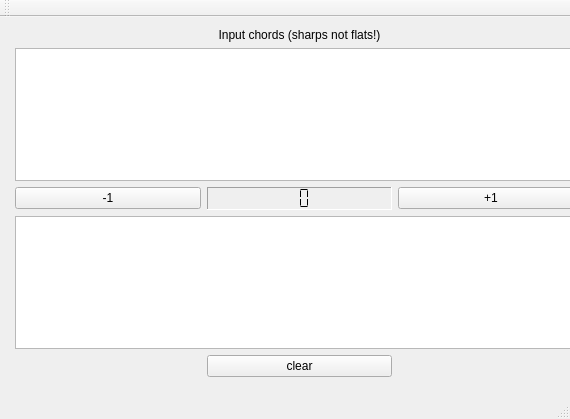
<?xml version="1.0" encoding="UTF-8"?>
<ui version="4.0">
 <class>ChordConverterClass</class>
 <widget class="QMainWindow" name="ChordConverterClass">
  <property name="geometry">
   <rect>
    <x>0</x>
    <y>0</y>
    <width>570</width>
    <height>419</height>
   </rect>
  </property>
  <property name="windowTitle">
   <string>ChordConverter</string>
  </property>
  <widget class="QWidget" name="centralWidget">
   <widget class="QWidget" name="verticalLayoutWidget">
    <property name="geometry">
     <rect>
      <x>4</x>
      <y>0</y>
      <width>591</width>
      <height>371</height>
     </rect>
    </property>
    <layout class="QVBoxLayout" name="verticalLayout_2">
     <item>
      <layout class="QGridLayout" name="gridLayout">
       <item row="0" column="1">
        <widget class="QLabel" name="label">
         <property name="text">
          <string>Input chords (sharps not flats!)</string>
         </property>
         <property name="alignment">
          <set>Qt::AlignCenter</set>
         </property>
        </widget>
       </item>
       <item row="4" column="2">
        <widget class="QPushButton" name="upButton">
         <property name="text">
          <string>+1</string>
         </property>
        </widget>
       </item>
       <item row="4" column="0">
        <widget class="QPushButton" name="downButton">
         <property name="text">
          <string>-1</string>
         </property>
        </widget>
       </item>
       <item row="1" column="0" colspan="3">
        <widget class="QTextEdit" name="inputWindow">
         <property name="font">
          <font>
           <pointsize>12</pointsize>
           <weight>75</weight>
           <bold>true</bold>
          </font>
         </property>
        </widget>
       </item>
       <item row="4" column="1">
        <widget class="QLCDNumber" name="lcdDisplay">
         <property name="font">
          <font>
           <pointsize>16</pointsize>
           <weight>75</weight>
           <bold>true</bold>
          </font>
         </property>
         <property name="autoFillBackground">
          <bool>true</bool>
         </property>
         <property name="frameShape">
          <enum>QFrame::Panel</enum>
         </property>
         <property name="frameShadow">
          <enum>QFrame::Sunken</enum>
         </property>
         <property name="lineWidth">
          <number>1</number>
         </property>
         <property name="smallDecimalPoint">
          <bool>true</bool>
         </property>
         <property name="digitCount">
          <number>2</number>
         </property>
         <property name="segmentStyle">
          <enum>QLCDNumber::Flat</enum>
         </property>
         <property name="value" stdset="0">
          <double>0.000000000000000</double>
         </property>
         <property name="intValue" stdset="0">
          <number>0</number>
         </property>
        </widget>
       </item>
       <item row="6" column="0" colspan="3">
        <widget class="QTextEdit" name="outputWindow">
         <property name="font">
          <font>
           <pointsize>12</pointsize>
           <weight>75</weight>
           <bold>true</bold>
          </font>
         </property>
        </widget>
       </item>
       <item row="7" column="1">
        <widget class="QPushButton" name="clearButton">
         <property name="text">
          <string>clear</string>
         </property>
        </widget>
       </item>
      </layout>
     </item>
    </layout>
   </widget>
  </widget>
  <widget class="QMenuBar" name="menuBar">
   <property name="geometry">
    <rect>
     <x>0</x>
     <y>0</y>
     <width>570</width>
     <height>18</height>
    </rect>
   </property>
  </widget>
  <widget class="QToolBar" name="mainToolBar">
   <attribute name="toolBarArea">
    <enum>TopToolBarArea</enum>
   </attribute>
   <attribute name="toolBarBreak">
    <bool>false</bool>
   </attribute>
  </widget>
  <widget class="QStatusBar" name="statusBar"/>
 </widget>
 <layoutdefault spacing="6" margin="11"/>
 <resources>
  <include location="ChordConverter.qrc"/>
 </resources>
 <connections/>
 <slots>
  <slot>on_downButton_clicked()</slot>
  <slot>on_upButton_clicked()</slot>
 </slots>
</ui>
